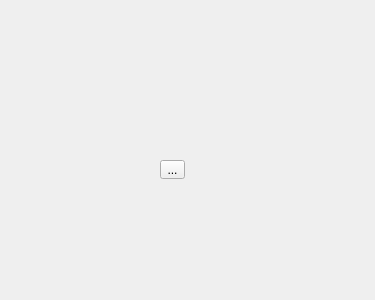
<?xml version="1.0" encoding="UTF-8"?>
<ui version="4.0">
 <class>QtBKTextEditor</class>
 <widget class="QWidget" name="QtBKTextEditor">
  <property name="geometry">
   <rect>
    <x>0</x>
    <y>0</y>
    <width>375</width>
    <height>300</height>
   </rect>
  </property>
  <property name="windowTitle">
   <string>Text Editor</string>
  </property>
  <widget class="QToolButton" name="toolButton">
   <property name="geometry">
    <rect>
     <x>160</x>
     <y>160</y>
     <width>25</width>
     <height>19</height>
    </rect>
   </property>
   <property name="text">
    <string>...</string>
   </property>
  </widget>
 </widget>
 <layoutdefault spacing="6" margin="11"/>
 <resources/>
 <connections/>
</ui>
